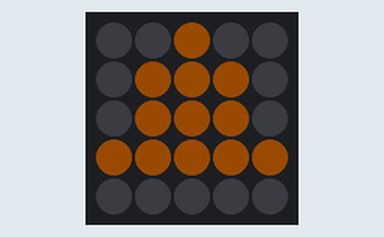
Bench run of a program on a simulated Arduino Mega 2560, built with avr-gcc and run on an emulated ATmega2560. Shown: 5×5 RGB LED matrix (first LED top left, wired row by row). Dim RGB values are drawn brighter than linear; what the program prints to the serial monitor is not drawn.

Above: at 0.15 s.
At 18.14 s:
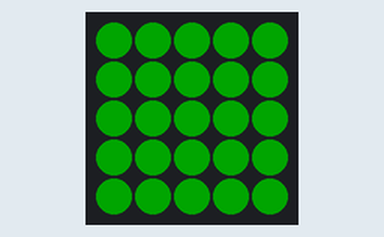
At 35.87 s:
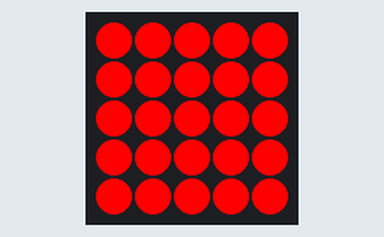

The program:

main.cpp
```cpp
#include <Arduino.h>
#include <Adafruit_NeoPixel.h>

#define PIN        52       // 資料腳位，視硬體接線調整
#define WIDTH      5
#define HEIGHT     5
#define NUMPIXELS  (WIDTH * HEIGHT)

Adafruit_NeoPixel strip(NUMPIXELS, PIN, NEO_GRB + NEO_KHZ800);
uint8_t defaultBrightness = 50;

void setup() {
  Serial.begin(115200);
  Serial.println(F("WS2812 5x5 test"));
  strip.begin();
  strip.show(); // 初始化全部關閉
  strip.setBrightness(defaultBrightness); // 可依需求調整
}
// 2D(x,y) -> 1D index 映射（簡單 row-major，y*WIDTH + x）
uint16_t XY(uint8_t x, uint8_t y) {
  if (x >= WIDTH || y >= HEIGHT) return 0;
  return y * WIDTH + x;
}

// 產生彩虹色（0-255）
uint32_t Wheel(uint8_t pos) {
  pos = 255 - pos;
  if (pos < 85) {
    return strip.Color(255 - pos * 3, 0, pos * 3);
  }
  if (pos < 170) {
    pos -= 85;
    return strip.Color(0, pos * 3, 255 - pos * 3);
  }
  pos -= 170;
  return strip.Color(pos * 3, 255 - pos * 3, 0);
}

// scale a 24-bit color by 0-255 brightness
uint32_t scaleColor(uint32_t color, uint8_t scale) {
  uint8_t r = (color >> 16) & 0xFF;
  uint8_t g = (color >> 8) & 0xFF;
  uint8_t b = color & 0xFF;
  r = (uint8_t)((r * scale) >> 8);
  g = (uint8_t)((g * scale) >> 8);
  b = (uint8_t)((b * scale) >> 8);
  return strip.Color(r, g, b);
}

// 32-step sine table (0..255)
const uint8_t SINE32[32] = {
  128,152,176,198,217,233,244,251,254,251,244,233,217,198,176,152,
  128,104,80,58,39,23,12,5,2,5,12,23,39,58,80,104
};

// 非對稱呼吸查表：漸暗較慢，變亮較快（slow fall, quick rise）
// 用於待機模式，產生 "斜直角三角鋸齒波" 感覺
const uint8_t ASYM_BREATH[32] = {
  255,245,235,225,215,205,195,185,175,165,155,145,135,125,115,105,
   95, 85, 75, 65, 55, 45, 35, 28,  28, 68,108,148,188,208,232,255
};

// ---------- 說明與重要注意事項 ----------
// - `XY(x,y)`：使用 row-major 映射 (index = y * WIDTH + x)。
//   例如 (0,0) 為第一顆，(1,0) 為第二顆，(0,1) 為第六顆 (對於 5x5)。
// - 亮度有兩層控制：
//   1) 全域亮度 `strip.setBrightness(value)`：在呼叫 `strip.show()` 前設定，
//      會影響送出的實際 PWM 等級（節省 flash 設定、硬體上限）。
//   2) 顏色縮放 `scaleColor(color, scale)`：在軟體上縮放 RGB 值，然後再
//      經由 `setBrightness` 做最終縮放。兩者疊加會影響看起來的明亮範圍。
// - 若你在硬體上只看到中央 3x3 發亮，通常原因為：
//   * 程式還沒上傳最新版本（請確認已上傳），或
//   * 全域亮度太低使得邊緣像素看起來關閉（建議先把 `defaultBrightness` 調高測試），或
//   * LED 物理接線 / 棧板走線導致某些像素無電或資料線中斷。
// 本檔已將待機模式設為「全版 5x5 呼吸」，下方的 `mode_idle()` 會把
// 所有像素設成同一色並顯示；若你仍看到 3x3，請先上傳本程式再回報。


// (已移除舊的單一 loop，使用檔案底部的 mode-based loop 以避免重複定義)

// （已移除 5x5 跑馬文字與彩燈相關函式，僅保留三種狀態顯示）

// 三種模式：0=閃爍加工中(顯示 BUSY 英文)、1=波浪舞、2=欄位彩虹滑動
void mode_blink_busy() {
  // 非阻塞的黃燈呼吸三角形，使用 SINE32 查表但以線性插值提升時間分辨率
  // 透過 millis() 計算相位，使得函式呼叫快速返回，不會阻塞其他工作
  const uint32_t orange = strip.Color(255, 128, 0);
  const uint32_t period_ms = 2400; // 呼吸週期 (ms)，可調整
  const uint8_t SINE_SIZE = 32;

  static unsigned long start = 0;
  unsigned long now = millis();
  if (start == 0) start = now;
  uint32_t elapsed = (now - start) % period_ms; // 0..period_ms-1

  // 計算在 0..SINE_SIZE 範圍內的分數位置 (包含小數)，用於插值
  uint32_t scaled = (uint32_t)elapsed * (uint32_t)SINE_SIZE;
  uint32_t idx = scaled / period_ms; // 0..SINE_SIZE-1
  uint32_t rem = scaled % period_ms; // 用來做線性插值的權重 (0..period_ms-1)
  uint8_t a = SINE32[idx];
  uint8_t b = SINE32[(idx + 1) % SINE_SIZE];
  uint32_t interp = ((uint32_t)a * (period_ms - rem) + (uint32_t)b * rem) / period_ms;
  uint8_t bright = (uint8_t)interp; // 0..255
  uint32_t color = scaleColor(orange, bright);

  // 清除整面板
  for (uint16_t i = 0; i < NUMPIXELS; i++) strip.setPixelColor(i, 0);

  // 計算三角形（頂點在 y=0，底邊放在倒數第二列）
  int center = (WIDTH - 1) / 2;
  int maxY = HEIGHT - 2;
  if (maxY < 1) maxY = 1;
  for (int y = 0; y <= maxY; y++) {
    int halfMax = (WIDTH - 1) / 2;
    int half = (y * halfMax + maxY / 2) / maxY;
    int x0 = center - half;
    int x1 = center + half;
    if (x0 < 0) x0 = 0;
    if (x1 >= WIDTH) x1 = WIDTH - 1;
    for (int x = x0; x <= x1; x++) {
      strip.setPixelColor(XY(x, y), color);
    }
  }

  strip.show();
}
// 新增兩個模式：待機（綠色圓形緩和呼吸）與緊急（高亮紅色全板閃爍）

void mode_idle() {
  // 非阻塞的待機呼吸（使用 ASYM_BREATH），將整個面板以綠色做 1 秒週期呼吸
  const uint32_t period_ms = 1000; // 1 秒完整週期
  const uint8_t ASYM_SIZE = 32;
  static unsigned long start = 0;
  unsigned long now = millis();
  if (start == 0) start = now;
  uint32_t elapsed = (now - start) % period_ms; // 0..period_ms-1

  // 計算索引與插值權重以取得更平滑的過度
  uint32_t scaled = (uint32_t)elapsed * (uint32_t)ASYM_SIZE;
  uint32_t idx = scaled / period_ms; // 0..ASYM_SIZE-1
  uint32_t rem = scaled % period_ms;
  uint8_t a = ASYM_BREATH[idx];
  uint8_t b = ASYM_BREATH[(idx + 1) % ASYM_SIZE];
  uint32_t interp = ((uint32_t)a * (period_ms - rem) + (uint32_t)b * rem) / period_ms;
  uint8_t s = (uint8_t)interp;

  // map s (0..255) to desired scale range (80..200)
  uint8_t scale = 80 + ((uint16_t)s * 120) / 255; // 80..200
  uint32_t green = strip.Color(0, 255, 0);
  uint32_t scaledColor = scaleColor(green, scale);

  strip.setBrightness(defaultBrightness);
  for (uint16_t i = 0; i < NUMPIXELS; i++) {
    strip.setPixelColor(i, scaledColor);
  }
  strip.show();
}

void mode_emergency() {
  // 非阻塞的緊急閃爍：每 120ms 反轉一次全紅 / 全關狀態
  static bool on = false;
  const uint32_t interval_ms = 120;
  static unsigned long last = 0;
  unsigned long now = millis();
  if (now - last >= interval_ms) {
    last = now;
    on = !on;
  }
  strip.setBrightness(255);
  if (on) {
    uint32_t red = strip.Color(255, 0, 0);
    for (uint16_t i = 0; i < NUMPIXELS; i++) strip.setPixelColor(i, red);
  } else {
    for (uint16_t i = 0; i < NUMPIXELS; i++) strip.setPixelColor(i, 0);
  }
  strip.show();
}

void loop_modes() {
  static uint8_t mode = 0;
  static unsigned long lastSwitch = 0;
  unsigned long now = millis();
  // 每 12 秒自動切換模式
  if (now - lastSwitch > 12000) {
    mode = (mode + 1) % 3;
    lastSwitch = now;
  }

  // ensure normal brightness by default
  strip.setBrightness(defaultBrightness);

  if (mode == 0) mode_blink_busy();           // 處理中: 黃色三角形呼吸
  else if (mode == 1) mode_idle();            // 待機: 綠色圓形緩和呼吸
  else mode_emergency();                       // 緊急: 高亮紅色閃爍全板
}

// 取代原有 loop
void loop() {
  loop_modes();
}
```
